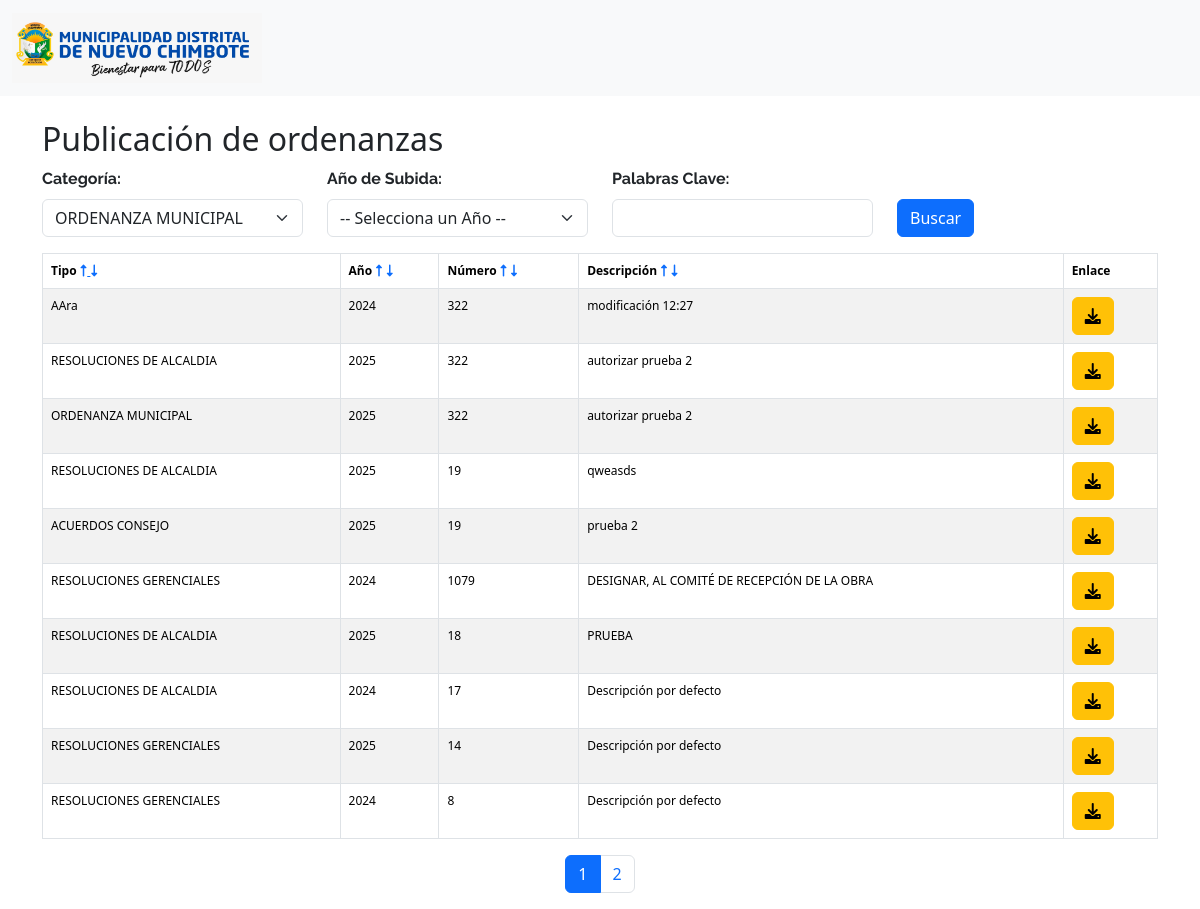
The page /public/index.php on the database its author committed.
### tables this page shows
CREATE TABLE `documentos` (
  `id` int(10) UNSIGNED NOT NULL,
  `tipo` char(2) NOT NULL,
  `anno` char(4) NOT NULL,
  `numero` int(10) UNSIGNED NOT NULL,
  `fecha` date NOT NULL,
  `descripcion` varchar(255) NOT NULL
);

### public/index.php (the view, shortened to what this page needs)
<?php
require_once '../connection/db.php';
$sql = "SELECT prefijo, nombre FROM tipos";
$stmt = $pdo->query($sql);
$tipos = $stmt->fetchAll(PDO::FETCH_ASSOC);
$searchTipo = $_GET['tipo'] ?? '';
$searchAnno = $_GET['anno'] ?? '';
$searchKeyword = $_GET['keyword'] ?? '';
$orderBy = $_GET['order_by'] ?? 'd.id';
$orderDir = $_GET['order_dir'] ?? 'DESC';
$page = $_GET['page'] ?? 1;
$limit = 10;
$offset = ($page - 1) * $limit;
$sqlCount = "
    SELECT COUNT(*)
    FROM documentos d
    INNER JOIN tipos t ON d.tipo = t.prefijo
    LEFT JOIN (
        SELECT m1.documento_id, m1.descripcion, m1.link
        FROM mantenimiento m1
        INNER JOIN (
            SELECT documento_id, MAX(id) AS max_id
            FROM mantenimiento
            GROUP BY documento_id
        ) m2 ON m1.documento_id = m2.documento_id AND m1.id = m2.max_id
    ) m ON d.id = m.documento_id
    WHERE (:tipo = '' OR d.tipo = :tipo)
    AND (:anno = '' OR d.anno = :anno)
    AND (:keyword = '' OR d.descripcion LIKE :keyword)";
$stmtCount = $pdo->prepare($sqlCount);
$stmtCount->bindValue(':tipo', $searchTipo);
$stmtCount->bindValue(':anno', $searchAnno);
$stmtCount->bindValue(':keyword', '%' . $searchKeyword . '%');
$stmtCount->execute();
$totalRecords = $stmtCount->fetchColumn();
$totalPages = ceil($totalRecords / $limit);
$sql = "
    SELECT d.id, t.nombre AS tipos, d.anno, d.numero,
           d.descripcion AS descripcion_actual,
           m.link AS link
    FROM documentos d
    INNER JOIN tipos t ON d.tipo = t.prefijo
    LEFT JOIN (
        SELECT m1.documento_id, m1.descripcion, m1.link
        FROM mantenimiento m1
        INNER JOIN (
            SELECT documento_id, MAX(id) AS max_id
            FROM mantenimiento
            GROUP BY documento_id
        ) m2 ON m1.documento_id = m2.documento_id AND m1.id = m2.max_id
    ) m ON d.id = m.documento_id
    WHERE (:tipo = '' OR d.tipo = :tipo)
    AND (:anno = '' OR d.anno = :anno)
    AND (:keyword = '' OR d.descripcion LIKE :keyword)
    ORDER BY $orderBy $orderDir
    LIMIT :limit OFFSET :offset";
$stmt = $pdo->prepare($sql);
$stmt->bindValue(':tipo', $searchTipo);
$stmt->bindValue(':anno', $searchAnno);
$stmt->bindValue(':keyword', '%' . $searchKeyword . '%');
$stmt->bindValue(':limit', $limit, PDO::PARAM_INT);
$stmt->bindValue(':offset', $offset, PDO::PARAM_INT);
$stmt->execute();
$documentos = $stmt->fetchAll(PDO::FETCH_ASSOC);
?>
<!DOCTYPE html>
<html lang="es">
<head>
    <link rel="stylesheet" href="https://cdnjs.cloudflare.com/ajax/libs/font-awesome/6.0.0-beta3/css/all.min.css">
    <link href="https://cdn.jsdelivr.net/npm/bootstrap@5.3.3/dist/css/bootstrap.min.css" rel="stylesheet"
>
</head>
<body>
    <?php include '../templates/navbar.php'; ?>
    <div class="container">
        <div class="row mt-4">
            <div class="col-lg-12 text-left">
                <h2>Publicación de ordenanzas</h2>
                <form method="GET" action="index.php" class="mb-3">
                    <div class="row">
                        <div class="col-md-3">
                            <label for="tipo" class="form-label raleway-font"><b>Categoría:</b></label>
                            <select name="tipo" id="tipo" class="form-select">
                                <?php foreach ($tipos as $row): ?>
                                    <option value="<?= htmlspecialchars($row['prefijo']) ?>"
                                        <?= ($searchTipo == $row['prefijo'] || $row['prefijo'] == 'OM') ? 'selected' : '' ?>>
                                        <?= htmlspecialchars($row['nombre']) ?>
                                    </option>
                                <?php endforeach; ?>
                            </select>
                        </div>
                        <div class="col-md-3">
                            <label for="anio" class="form-label raleway-font"><b>Año de Subida:</b></label>
                            <select name="anno" id="anio" class="form-select">
                                <option value="" selected>-- Selecciona un Año --</option>
                            </select>
                        </div>
                        <div class="col-md-3">
                            <label for="keyword" class="form-label raleway-font"><b>Palabras Clave:</b></label>
                            <input type="text" name="keyword" id="keyword" class="form-control"
                                value="<?= htmlspecialchars($searchKeyword) ?>">
                        </div>
                        <div class="col-md-3 d-flex align-items-end">
                            <button type="submit" class="btn btn-primary">Buscar</button>
                        </div>
                    </div>
                </form>
                <div class="row">
                    <div class="col-lg-12 text-left">
                        <table class="table table-striped table-bordered" style="font-size:12px;">
                            <thead>
                                <tr>
                                    <th>
                                        Tipo
                                        <a
                                            href="?order_by=t.nombre&order_dir=ASC&tipo=<?= $searchTipo ?>&anno=<?= $searchAnno ?>&keyword=<?= $searchKeyword ?>">
                                            <i class="fa-solid fa-up-long"></i>
                                        </a>
                                        <a
                                            href="?order_by=t.nombre&order_dir=DESC&tipo=<?= $searchTipo ?>&anno=<?= $searchAnno ?>&keyword=<?= $searchKeyword ?>">
                                            <i class="fa-solid fa-down-long"></i>
                                        </a>
                                    </th>
                                    <th>
                                        Año
                                        <a
                                            href="?order_by=d.anno&order_dir=ASC&tipo=<?= $searchTipo ?>&anno=<?= $searchAnno ?>&keyword=<?= $searchKeyword ?>"><i
                                                class="fa-solid fa-up-long"></i></a>
                                        <a
                                            href="?order_by=d.anno&order_dir=DESC&tipo=<?= $searchTipo ?>&anno=<?= $searchAnno ?>&keyword=<?= $searchKeyword ?>"><i
                                                class="fa-solid fa-down-long"></i></a>
                                    </th>
                                    <th>
                                        Número
                                        <a
                                            href="?order_by=d.numero&order_dir=ASC&tipo=<?= $searchTipo ?>&anno=<?= $searchAnno ?>&keyword=<?= $searchKeyword ?>"><i
                                                class="fa-solid fa-up-long"></i></a>
                                        <a
                                            href="?order_by=d.numero&order_dir=DESC&tipo=<?= $searchTipo ?>&anno=<?= $searchAnno ?>&keyword=<?= $searchKeyword ?>"><i
                                                class="fa-solid fa-down-long"></i></a>
                                    </th>
                                    <th>
                                        Descripción
                                        <a
                                            href="?order_by=m.descripcion&order_dir=ASC&tipo=<?= $searchTipo ?>&anno=<?= $searchAnno ?>&keyword=<?= $searchKeyword ?>"><i
                                                class="fa-solid fa-up-long"></i></a>
                                        <a
                                            href="?order_by=m.descripcion&order_dir=DESC&tipo=<?= $searchTipo ?>&anno=<?= $searchAnno ?>&keyword=<?= $searchKeyword ?>"><i
                                                class="fa-solid fa-down-long"></i></a>
                                    </th>
                                    <th>Enlace</th>
                                </tr>
                            </thead>
                            <tbody id="documentosTableBody">
                                <?php foreach ($documentos as $documento): ?>
                                    <tr>
                                        <td><?= htmlspecialchars($documento['tipos']) ?></td>
                                        <td><?= htmlspecialchars($documento['anno']) ?></td>
                                        <td><?= htmlspecialchars($documento['numero']) ?></td>
                                        <td><?= htmlspecialchars($documento['descripcion_actual']) ?></td>
                                        <td>
                                            <a href="<?= htmlspecialchars($documento['link']) ?>" target="_blank"
                                                class="btn btn-warning btn-xs">
                                                <i class=" fa-solid fa-download"></i>
                                            </a>
                                        </td>
                                    </tr>
                                <?php endforeach; ?>
                            </tbody>
                        </table>
                        <div class="d-flex justify-content-center">
                            <nav aria-label="Page navigation">
                                <ul class="pagination">
                                    <?php for ($i = 1; $i <= $totalPages; $i++): ?>
                                        <li class="page-item <?= $i == $page ? 'active' : '' ?>">
                                            <a class="page-link"
                                                href="?page=<?= $i ?>&order_by=<?= $orderBy ?>&order_dir=<?= $orderDir ?>&tipo=<?= $searchTipo ?>&anno=<?= $searchAnno ?>&keyword=<?= $searchKeyword ?>"><?= $i ?></a>
                                        </li>
                                    <?php endfor; ?>
                                </ul>
                            </nav>
                        </div>
                    </div>
                </div>
            </div>
        </div>
    </div>
</body>
</html>

### public/index.php (style rules this page uses)
.raleway-font { font-family: 'Raleway', sans-serif; }

### rows shown on the page
documentos: tipos "AAra", anno "2024", numero "322", descripcion "modificación 12:27"
documentos: tipos "RESOLUCIONES DE ALCALDIA", anno "2025", numero "322", descripcion "autorizar prueba 2"
documentos: tipos "ORDENANZA MUNICIPAL", anno "2025", numero "322", descripcion "autorizar prueba 2"
documentos: tipos "RESOLUCIONES DE ALCALDIA", anno "2025", numero "19", descripcion "qweasds"
documentos: tipos "ACUERDOS CONSEJO", anno "2025", numero "19", descripcion "prueba 2"
documentos: tipos "RESOLUCIONES GERENCIALES", anno "2024", numero "1079", descripcion "DESIGNAR, AL COMITÉ DE RECEPCIÓN DE LA OBRA"
documentos: tipos "RESOLUCIONES DE ALCALDIA", anno "2025", numero "18", descripcion "PRUEBA"
documentos: tipos "RESOLUCIONES DE ALCALDIA", anno "2024", numero "17", descripcion "Descripción por defecto"
documentos: tipos "RESOLUCIONES GERENCIALES", anno "2025", numero "14", descripcion "Descripción por defecto"
documentos: tipos "RESOLUCIONES GERENCIALES", anno "2024", numero "8", descripcion "Descripción por defecto"

### other values the page prints
form field tipo "ORDENANZA MUNICIPAL"
